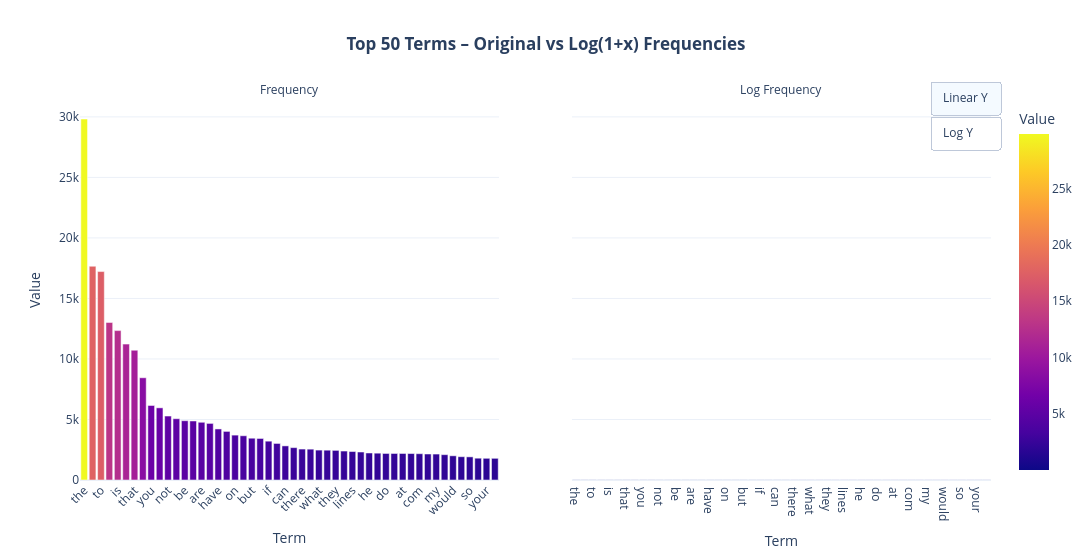
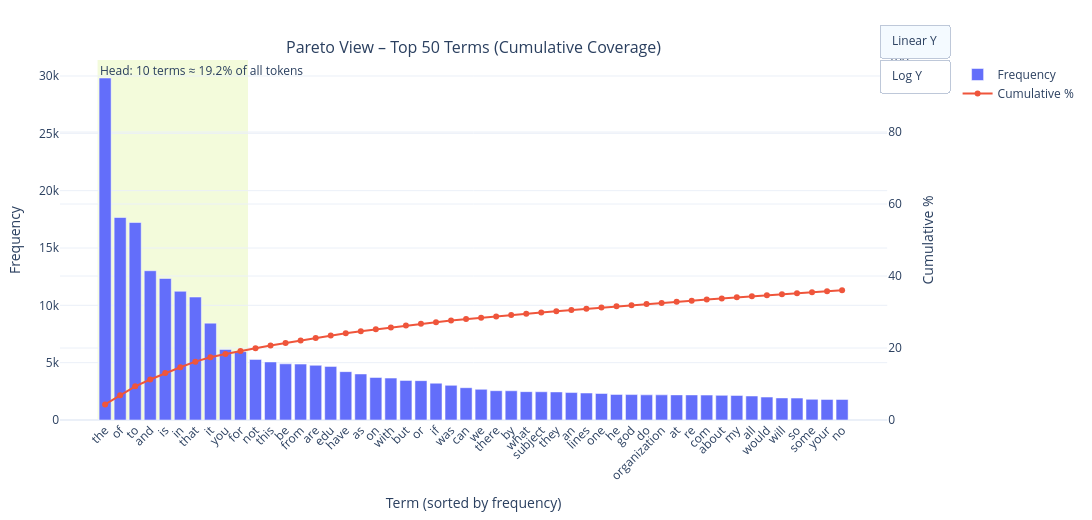

Notebook cell for these charts, in order:
### Markdown cell above
### >>> **Exercise 15 (take home):** 
You can copy the code from the previous exercise and change the 'term_frequencies' variable for the 'term_frequencies_log', comment about the differences that you observe and talk about other possible insights that we can get from a log distribution.

### Code cell
import numpy as np
import pandas as pd
import plotly.express as px
import plotly.graph_objects as go
from plotly.subplots import make_subplots

# ---------------------------------------------------
# 1) Compute total term frequencies & log transform
# ---------------------------------------------------
term_freq = np.asarray(X_counts.sum(axis=0)).ravel()
terms = count_vect.get_feature_names_out()
log_freq = np.log1p(term_freq)  # log(1 + x) avoids log(0)

# Single tidy frame (sorted by original frequency)
df = (
    pd.DataFrame({"Term": terms,
                  "Frequency": term_freq,
                  "Log Frequency": log_freq})
    .sort_values("Frequency", ascending=False)
    .reset_index(drop=True)
)
TOP_K = 50  # tweak if you want 100, etc.
df_top = df.head(TOP_K)

# ---------------------------------------------------
# 2) Side-by-side bars: Original vs Log(1+x)
# ---------------------------------------------------
df_long = df_top.melt(
    id_vars="Term",
    value_vars=["Frequency", "Log Frequency"],
    var_name="Scale",
    value_name="Value"
)

fig1 = px.bar(
    df_long,
    x="Term", y="Value",
    color="Value", color_continuous_scale="Plasma",
    facet_col="Scale", facet_col_spacing=0.08,
    title=f"<b>Top {TOP_K} Terms – Original vs Log(1+x) Frequencies</b>",
    hover_data={"Term": True, "Value": ":,"}
)
fig1.update_layout(
    template="plotly_white",
    width=1200, height=560, title_x=0.5,
    xaxis_tickangle=-45, font=dict(size=12),
)
fig1.for_each_annotation(lambda a: a.update(text=a.text.replace("Scale=", "")))

# Add buttons to switch Linear/Log Y on both facets
fig1.update_layout(
    updatemenus=[dict(
        type="buttons", showactive=True, x=1.01, y=1.05,
        buttons=[
            dict(label="Linear Y", method="relayout",
                 args=[{"yaxis.type": "linear", "yaxis2.type": "linear"}]),
            dict(label="Log Y", method="relayout",
                 args=[{"yaxis.type": "log", "yaxis2.type": "log"}]),
        ]
    )]
)
fig1.show()

# ---------------------------------------------------
# 3) Pareto-style view (Top-K): bars + cumulative %
# ---------------------------------------------------
df_top = df_top.copy()
total_count = df["Frequency"].sum()
df_top["Cum Count"] = df_top["Frequency"].cumsum()
df_top["Cum %"] = df_top["Cum Count"] / total_count * 100
head_cut = max(10, TOP_K // 5)  # mark head as top 20% of shown terms (adjustable)
head_share = df_top.loc[: head_cut-1, "Frequency"].sum() / total_count * 100

fig2 = make_subplots(
    specs=[[{"secondary_y": True}]],
    subplot_titles=[f"Pareto View – Top {TOP_K} Terms (Cumulative Coverage)"]
)

# Bars: absolute frequencies (sorted)
fig2.add_trace(
    go.Bar(
        x=df_top["Term"], y=df_top["Frequency"],
        marker_color="#636EFA", name="Frequency",
        hovertemplate="Term: %{x}<br>Count: %{y:,}<extra></extra>"
    ),
    secondary_y=False
)

# Line: cumulative percentage
fig2.add_trace(
    go.Scatter(
        x=df_top["Term"], y=df_top["Cum %"],
        mode="lines+markers", line=dict(color="#EF553B", width=2),
        name="Cumulative %",
        hovertemplate="Term: %{x}<br>Cum %: %{y:.2f}%<extra></extra>"
    ),
    secondary_y=True
)

# Head/Tail annotation
fig2.add_vrect(
    x0=-0.5, x1=head_cut-0.5,
    fillcolor="rgba(195,232,74,0.2)", line_width=0, layer="below",
    annotation_text=f"Head: {head_cut} terms ≈ {head_share:.1f}% of all tokens",
    annotation_position="top left"
)

fig2.update_layout(
    template="plotly_white", width=1200, height=520,
    title_x=0.5, showlegend=True, margin=dict(l=60, r=40, t=60, b=60),
    updatemenus=[dict(
        type="buttons", showactive=True, x=1.01, y=1.1,
        buttons=[
            dict(label="Linear Y", method="relayout",
                 args=[{"yaxis.type": "linear"}]),
            dict(label="Log Y", method="relayout",
                 args=[{"yaxis.type": "log"}]),
        ]
    )]
)
fig2.update_xaxes(title_text="Term (sorted by frequency)", tickangle=-45)
fig2.update_yaxes(title_text="Frequency", secondary_y=False)
fig2.update_yaxes(title_text="Cumulative %", range=[0, 100], secondary_y=True)
fig2.show()

### Figure 1 — Plotly figure (JSON) as saved in the notebook; plotly's stock layout.template omitted (floating-point values rounded to 4 significant figures)
{"data": [{"hovertemplate": "Scale=Frequency<br>Term=%{x}<br>Value=%{marker.color:,}<extra></extra>", "legendgroup": "", "marker": {"color": [29820.0, 17660.0, 17220.0, 13020.0, 12340.0, 11230.0, 10720.0, 8447.0, 6157.0, 5962.0, 5285.0, 5063.0, 4898.0, 4877.0, 4769.0, 4675.0, 4218.0, 4015.0, 3709.0, 3655.0, 3453.0, 3432.0, 3208.0, 3020.0, 2818.0, 2674.0, 2556.0, 2548.0, 2472.0, 2464.0, 2448.0, 2393.0, 2353.0, 2312.0, 2232.0, 2216.0, 2193.0, 2192.0, 2191.0, 2186.0, 2172.0, 2148.0, 2143.0, 2093.0, 2000.0, 1925.0, 1912.0, 1802.0, 1793.0, 1791.0], "coloraxis": "coloraxis", "pattern": {"shape": ""}}, "name": "", "orientation": "v", "showlegend": false, "textposition": "auto", "type": "bar", "x": ["the", "of", "to", "and", "is", "in", "that", "it", "you", "for", "not", "this", "be", "from", "are", "edu", "have", "as", "on", "with", "but", "or", "if", "was", "can", "we", "there", "by", "what", "subject", "they", "an", "lines", "one", "he", "god", "do", "organization", "at", "re", "com", "about", "my", "all", "would", "will", "so", "some", "your", "no"], "xaxis": "x", "y": [29820.0, 17660.0, 17220.0, 13020.0, 12340.0, 11230.0, 10720.0, 8447.0, 6157.0, 5962.0, 5285.0, 5063.0, 4898.0, 4877.0, 4769.0, 4675.0, 4218.0, 4015.0, 3709.0, 3655.0, 3453.0, 3432.0, 3208.0, 3020.0, 2818.0, 2674.0, 2556.0, 2548.0, 2472.0, 2464.0, 2448.0, 2393.0, 2353.0, 2312.0, 2232.0, 2216.0, 2193.0, 2192.0, 2191.0, 2186.0, 2172.0, 2148.0, 2143.0, 2093.0, 2000.0, 1925.0, 1912.0, 1802.0, 1793.0, 1791.0], "yaxis": "y"}, {"hovertemplate": "Scale=Log Frequency<br>Term=%{x}<br>Value=%{marker.color:,}<extra></extra>", "legendgroup": "", "marker": {"color": [10.3, 9.779, 9.754, 9.474, 9.421, 9.326, 9.28, 9.042, 8.726, 8.693, 8.573, 8.53, 8.497, 8.492, 8.47, 8.45, 8.347, 8.298, 8.219, 8.204, 8.147, 8.141, 8.074, 8.013, 7.944, 7.892, 7.847, 7.843, 7.813, 7.81, 7.803, 7.781, 7.764, 7.746, 7.711, 7.704, 7.693, 7.693, 7.693, 7.69, 7.684, 7.673, 7.67, 7.647, 7.601, 7.563, 7.556, 7.497, 7.492, 7.491], "coloraxis": "coloraxis", "pattern": {"shape": ""}}, "name": "", "orientation": "v", "showlegend": false, "textposition": "auto", "type": "bar", "x": ["the", "of", "to", "and", "is", "in", "that", "it", "you", "for", "not", "this", "be", "from", "are", "edu", "have", "as", "on", "with", "but", "or", "if", "was", "can", "we", "there", "by", "what", "subject", "they", "an", "lines", "one", "he", "god", "do", "organization", "at", "re", "com", "about", "my", "all", "would", "will", "so", "some", "your", "no"], "xaxis": "x2", "y": [10.3, 9.779, 9.754, 9.474, 9.421, 9.326, 9.28, 9.042, 8.726, 8.693, 8.573, 8.53, 8.497, 8.492, 8.47, 8.45, 8.347, 8.298, 8.219, 8.204, 8.147, 8.141, 8.074, 8.013, 7.944, 7.892, 7.847, 7.843, 7.813, 7.81, 7.803, 7.781, 7.764, 7.746, 7.711, 7.704, 7.693, 7.693, 7.693, 7.69, 7.684, 7.673, 7.67, 7.647, 7.601, 7.563, 7.556, 7.497, 7.492, 7.491], "yaxis": "y2"}], "layout": {"annotations": [{"font": {}, "showarrow": false, "text": "Frequency", "x": 0.23, "xanchor": "center", "xref": "paper", "y": 1, "yanchor": "bottom", "yref": "paper"}, {"font": {}, "showarrow": false, "text": "Log Frequency", "x": 0.77, "xanchor": "center", "xref": "paper", "y": 1, "yanchor": "bottom", "yref": "paper"}], "barmode": "relative", "coloraxis": {"colorbar": {"title": {"text": "Value"}}, "colorscale": [[0, "#0d0887"], [0.1111, "#46039f"], [0.2222, "#7201a8"], [0.3333, "#9c179e"], [0.4444, "#bd3786"], [0.5556, "#d8576b"], [0.6667, "#ed7953"], [0.7778, "#fb9f3a"], [0.8889, "#fdca26"], [1, "#f0f921"]]}, "font": {"size": 12}, "height": 560, "legend": {"tracegroupgap": 0}, "title": {"text": "<b>Top 50 Terms – Original vs Log(1+x) Frequencies</b>", "x": 0.5}, "updatemenus": [{"buttons": [{"args": [{"yaxis.type": "linear", "yaxis2.type": "linear"}], "label": "Linear Y", "method": "relayout"}, {"args": [{"yaxis.type": "log", "yaxis2.type": "log"}], "label": "Log Y", "method": "relayout"}], "showactive": true, "type": "buttons", "x": 1.01, "y": 1.05}], "width": 1200, "xaxis": {"anchor": "y", "domain": [0, 0.46], "tickangle": -45, "title": {"text": "Term"}}, "xaxis2": {"anchor": "y2", "domain": [0.54, 1], "matches": "x", "title": {"text": "Term"}}, "yaxis": {"anchor": "x", "domain": [0, 1], "title": {"text": "Value"}}, "yaxis2": {"anchor": "x2", "domain": [0, 1], "matches": "y", "showticklabels": false}}}

### Figure 2 — Plotly figure (JSON) as saved in the notebook; plotly's stock layout.template omitted (floating-point values rounded to 4 significant figures)
{"data": [{"hovertemplate": "Term: %{x}<br>Count: %{y:,}<extra></extra>", "marker": {"color": "#636EFA"}, "name": "Frequency", "type": "bar", "x": ["the", "of", "to", "and", "is", "in", "that", "it", "you", "for", "not", "this", "be", "from", "are", "edu", "have", "as", "on", "with", "but", "or", "if", "was", "can", "we", "there", "by", "what", "subject", "they", "an", "lines", "one", "he", "god", "do", "organization", "at", "re", "com", "about", "my", "all", "would", "will", "so", "some", "your", "no"], "xaxis": "x", "y": [29825, 17660, 17222, 13017, 12343, 11226, 10723, 8447, 6157, 5962, 5285, 5063, 4898, 4877, 4769, 4675, 4218, 4015, 3709, 3655, 3453, 3432, 3208, 3020, 2818, 2674, 2556, 2548, 2472, 2464, 2448, 2393, 2353, 2312, 2232, 2216, 2193, 2192, 2191, 2186, 2172, 2148, 2143, 2093, 2000, 1925, 1912, 1802, 1793, 1791], "yaxis": "y"}, {"hovertemplate": "Term: %{x}<br>Cum %: %{y:.2f}%<extra></extra>", "line": {"color": "#EF553B", "width": 2}, "mode": "lines+markers", "name": "Cumulative %", "type": "scatter", "x": ["the", "of", "to", "and", "is", "in", "that", "it", "you", "for", "not", "this", "be", "from", "are", "edu", "have", "as", "on", "with", "but", "or", "if", "was", "can", "we", "there", "by", "what", "subject", "they", "an", "lines", "one", "he", "god", "do", "organization", "at", "re", "com", "about", "my", "all", "would", "will", "so", "some", "your", "no"], "xaxis": "x", "y": [4.316, 6.871, 9.363, 11.25, 13.03, 14.66, 16.21, 17.43, 18.32, 19.18, 19.95, 20.68, 21.39, 22.1, 22.79, 23.46, 24.07, 24.65, 25.19, 25.72, 26.22, 26.72, 27.18, 27.62, 28.03, 28.41, 28.78, 29.15, 29.51, 29.87, 30.22, 30.57, 30.91, 31.24, 31.56, 31.88, 32.2, 32.52, 32.84, 33.15, 33.47, 33.78, 34.09, 34.39, 34.68, 34.96, 35.23, 35.5, 35.75, 36.01], "yaxis": "y2"}], "layout": {"annotations": [{"font": {"size": 16}, "showarrow": false, "text": "Pareto View – Top 50 Terms (Cumulative Coverage)", "x": 0.47, "xanchor": "center", "xref": "paper", "y": 1, "yanchor": "bottom", "yref": "paper"}, {"showarrow": false, "text": "Head: 10 terms ≈ 19.2% of all tokens", "x": -0.5, "xanchor": "left", "xref": "x", "y": 1, "yanchor": "top", "yref": "y domain"}], "height": 520, "margin": {"b": 60, "l": 60, "r": 40, "t": 60}, "shapes": [{"fillcolor": "rgba(195,232,74,0.2)", "layer": "below", "line": {"width": 0}, "type": "rect", "x0": -0.5, "x1": 9.5, "xref": "x", "y0": 0, "y1": 1, "yref": "y domain"}], "showlegend": true, "title": {"x": 0.5}, "updatemenus": [{"buttons": [{"args": [{"yaxis.type": "linear"}], "label": "Linear Y", "method": "relayout"}, {"args": [{"yaxis.type": "log"}], "label": "Log Y", "method": "relayout"}], "showactive": true, "type": "buttons", "x": 1.01, "y": 1.1}], "width": 1200, "xaxis": {"anchor": "y", "domain": [0, 0.94], "tickangle": -45, "title": {"text": "Term (sorted by frequency)"}}, "yaxis": {"anchor": "x", "domain": [0, 1], "title": {"text": "Frequency"}}, "yaxis2": {"anchor": "x", "overlaying": "y", "range": [0, 100], "side": "right", "title": {"text": "Cumulative %"}}}}
